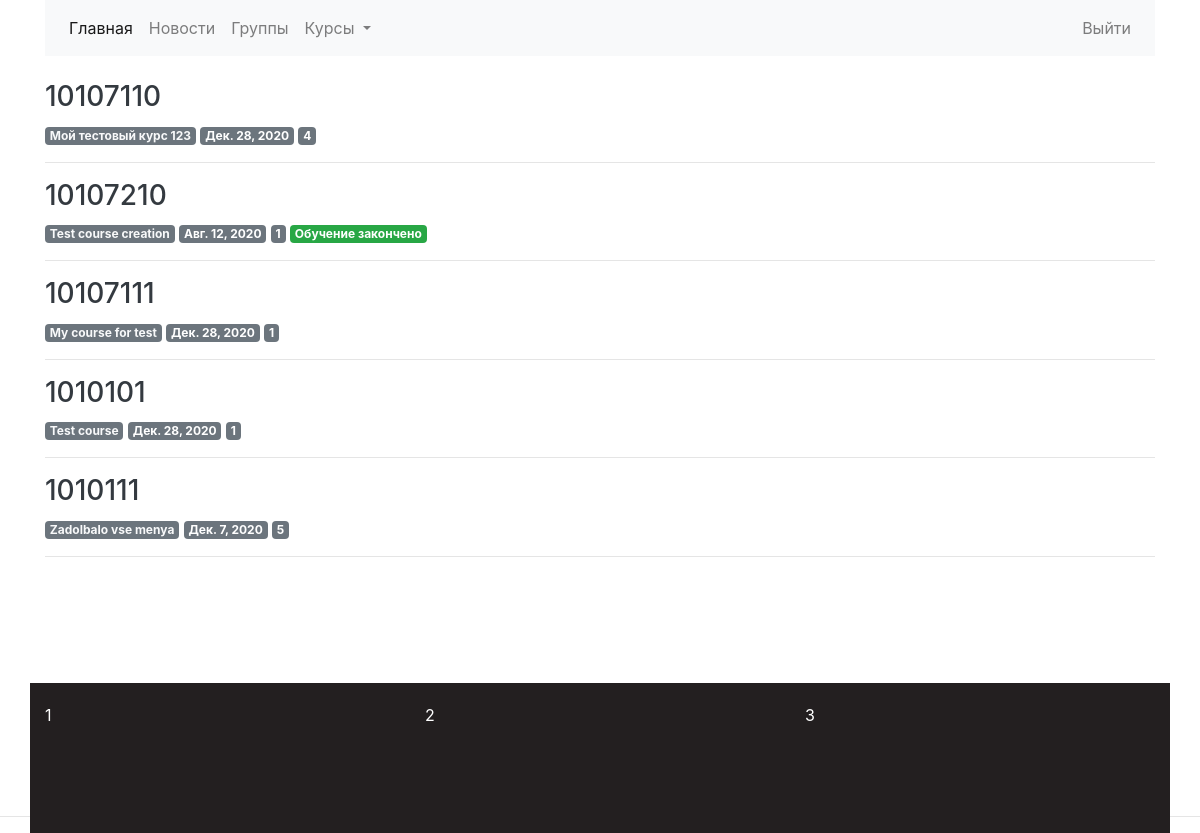
The page /students/groups/ (signed in) on the database as committed earlier.
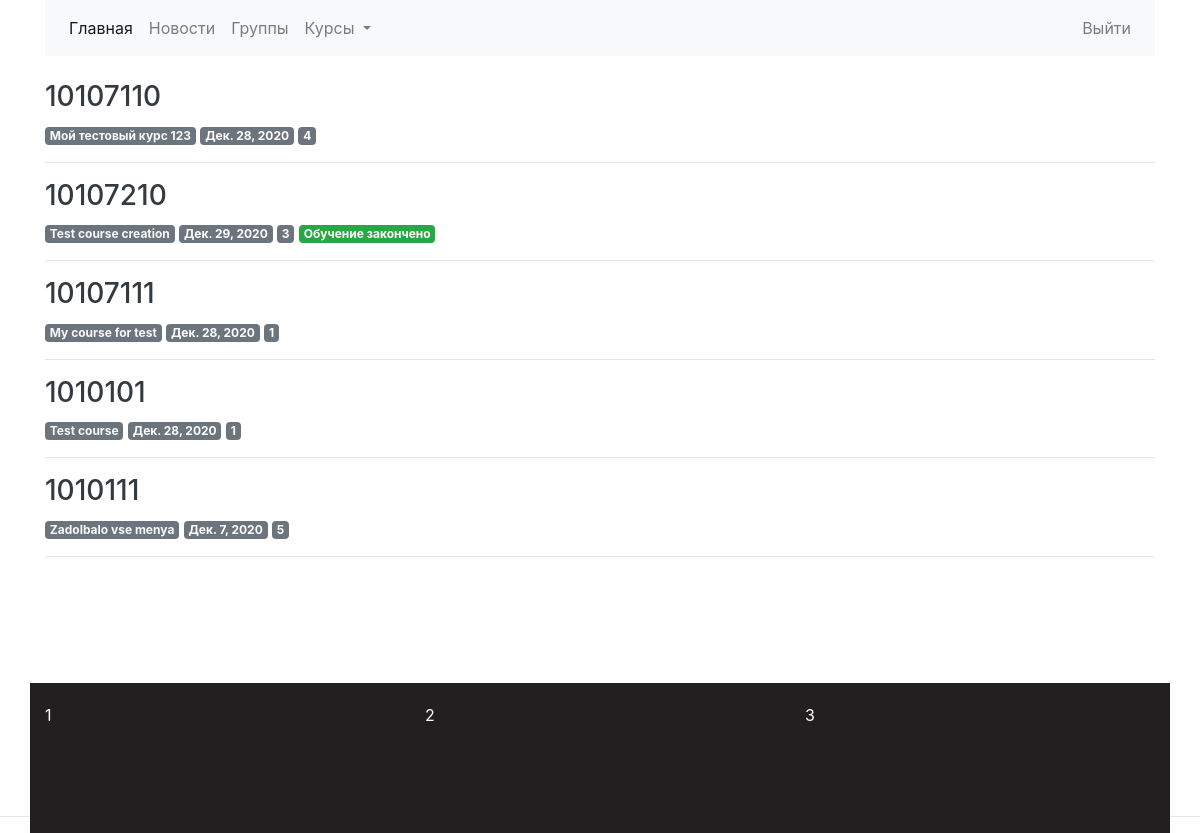
The same page on the database as committed later.
### profiles/models.py (models this page shows, shortened)
class StudentsGroupModel(models.Model):
    group_code = models.CharField(max_length=25, unique=True, blank=False, null=False, primary_key=True)
    start_date = models.DateField()
    is_finished = models.BooleanField(default=False, verbose_name='Обучение завершено')
    course = models.ForeignKey('courses.Course', on_delete=models.RESTRICT, null=True, blank=True)
    class Meta:
        verbose_name = 'Группа студентов'
        verbose_name_plural = 'Группы студентов'

### courses/models.py (models this page shows, shortened)
class CourseAbstractModel(models.Model):
    title = models.CharField(max_length=200, blank=False)
    slug = models.SlugField(max_length=200, unique=True)
    owner = models.ForeignKey(settings.AUTH_USER_MODEL, on_delete=models.CASCADE)
    create_date = models.DateTimeField(auto_now_add=True)
    update_date = models.DateTimeField(auto_now=True)
    class Meta:
        abstract = True

class Course(CourseAbstractModel):
    title_image = models.ImageField(upload_to='courses_titles', default='courses_titles/empty.png')
    subject = models.ForeignKey(Subject, on_delete=models.CASCADE)
    overview = RichTextUploadingField(blank=True, null=True)

### students/views.py (the view)
# urls.py: path('groups/', views.GroupListView.as_view(), name='student_groups'),
class GroupListView(PermissionRequiredMixin, ListView):
    model = StudentsGroupModel
    template_name = 'students/groups/groups_list.html'
    paginate_by = 10
    permission_required = 'is_staff'
    def get_queryset(self, **kwargs):
        qs = super(GroupListView, self).get_queryset(**kwargs)
        qs = qs.prefetch_related("usermodel_set").select_related('course')
        return qs

### students/templates/students/groups/groups_list.html (shortened to what this page needs)
{% extends 'index/base.html'%}
{% load crispy_forms_tags %}
{% block body %}
{% for group in object_list %}
<a class="text-dark" href="{% url 'students:group_detail' group.pk %}">
    <h3> {{ group.group_code }}</h3>
</a>
<span class="badge badge-secondary"><a class="text-light" href="{% url 'courses:course_detail' group.course.pk %}">{{ group.course.title}}</a></span>
<span class="badge badge-secondary">{{ group.start_date }}</span>
<span class="badge badge-secondary" data-toggle="collapse" href="#collapse_{{ group.group_code }}" role="button" aria-expanded="false"
   aria-controls="collapseExample">  {{ group.usermodel_set.count }}</span>
{% if group.is_finished %}
<span class="badge badge-success">Обучение закончено</span>
{% endif %}
<br>
<hr>
{% endfor %}
{% endblock %}

Rows that differ between the two databases and show on the page:
changed StudentsGroupModel "Test course creation": start_date "Авг. 12, 2020" → "Дек. 29, 2020"; usermodel_set.count "1" → "3"
